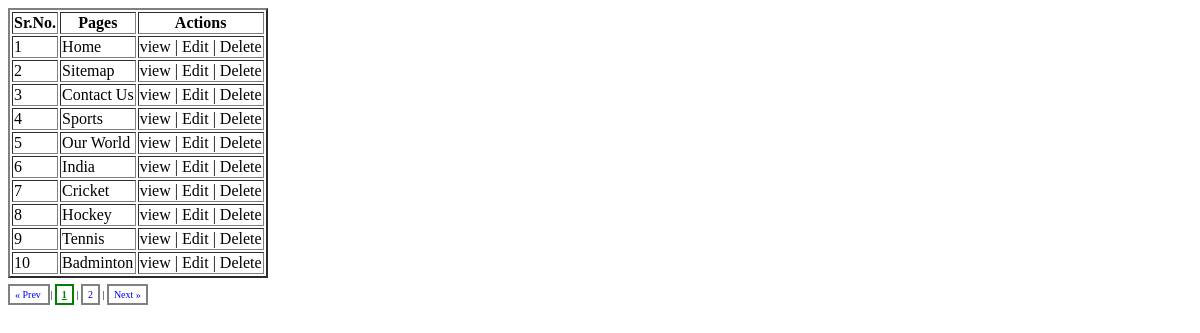
The app's page /viewpages.php?website_id=1 (signed in) with its own data.
### tables this page shows
CREATE TABLE `page` (
  `page_id` bigint(20) NOT NULL auto_increment,
  `website_id` bigint(20) NOT NULL,
  `page_name` varchar(100) NOT NULL,
  `page_content` text NOT NULL,
  `page_status` varchar(10) NOT NULL default 'Active',
  `parent_id` bigint(20) NOT NULL default '0',
  `menu` varchar(5) NOT NULL default 'No',
  `submenu` varchar(5) NOT NULL default 'No',
  PRIMARY KEY  (`page_id`),
  UNIQUE KEY `page_id` (`page_id`)
);

### includes/dbconnect.php (called while the page is built, shortened)
<?php
class DBConnection
{
	private $connection;
	public function open_connection() {
		$this->connection = mysql_connect(DB_SERVER, DB_USER, DB_PASSWORD);
		if (!$this->connection) {
			die("Database connection failed: " . mysql_error());
		} else {
			$db_select = mysql_select_db(DB_DATABASE, $this->connection);
		}
	}
	public function query($sql) {
		$result = mysql_query($sql, $this->connection);
		return $result;
	}
	public function fetch_assoc($result_set)
	{
		return mysql_fetch_assoc($result_set);
	}
}
?>

### includes/website.php (called while the page is built, shortened)
<?php
include_once('dbconnect.php');
include_once('dblibrary.php');
class Website extends DBLibrary
{
	var $database = null;
	function __construct()
	{
		$this->database = new DBConnection();
	}
	function fetchpage($websiteid,$pageid)
	{
		$query = "SELECT page_id,website_id,page_name,page_content,page_status,parent_id,menu,submenu FROM page WHERE website_id = '$websiteid' ";
		$result_set = $this->database->query($query);
		return $result_set;
	}
}
?>

### includes/dblibrary.php (called while the page is built, shortened)
<?php
class DBLibrary
{
	public function fetch_assoc($result_set)
	{
		return $this->database->fetch_assoc($result_set);
	}
}
?>

### viewpages.php (the view, shortened to what this page needs)
<?php
include_once('header.php');
include_once('includes/website.php');
$websiteid=$_GET['website_id'];
$website = new Website();
$res= $website->fetchpage($websiteid,$pageid=0);
if($res>0){
		echo "<table id='pages' border='2' cellspacing='2px' cellwidth='5px' >";
		echo "<tr><th>Sr.No.</th><th>Pages</th><th>Actions</th></tr>";
		$count=0;
 		while($pagerow= $website->fetch_assoc($res))
 		{
 			$count++;
 			echo "<tr>";
 		 	echo "<td>$count</td><td>".$pagerow['page_name']."</td><td><a href='viewpage.php?pageurlid=".$pagerow['page_id']."'>view</a>  |  <a href='editpage.php?pageurlid=$pagerow[page_id]'>Edit</a>   |   <a href='deletepage.php?pageurlid=$pagerow[page_id]' onclick=\"return confirm('Are you Sure?');\"> Delete </a> </td>";
 		 	 echo"</tr>";
 		}
 		echo "</table>";
 		echo "<br><div id='pageNavPosition'></div>";
	}
	else{
  		echo "no pages found for particular users";
	}
?>
<body>
<?php include_once('footer.php');	?>

### stylesheet/stylesheet.css (style rules this page uses)
a { text-decoration:none; color: black; }

### stylesheet/style.css (style rules this page uses)
body { font-size: 62.5%; }

### records on screen
page: page_name "Home"
page: page_name "Sitemap"
page: page_name "Contact Us"
page: page_name "Sports"
page: page_name "Our World"
page: page_name "India"
page: page_name "Cricket"
page: page_name "Hockey"
page: page_name "Tennis"
page: page_name "Badminton"
